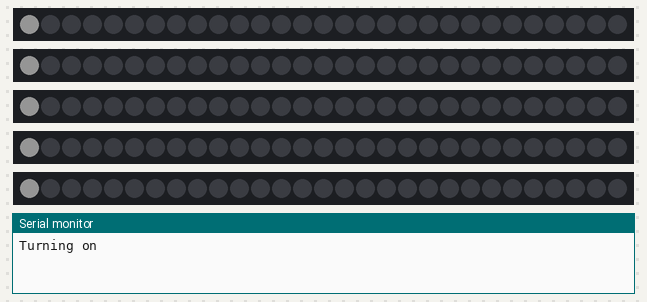
Simulated run of this sketch. Board: Arduino Uno, built with avr-gcc and run on an emulated ATmega328P. Parts: 5 × 29 RGB LEDs in strip order, left to right, the last lines printed to the serial monitor. Dim RGB values are drawn brighter than linear.

Above: at 0.06 s.
At 0.8 s:
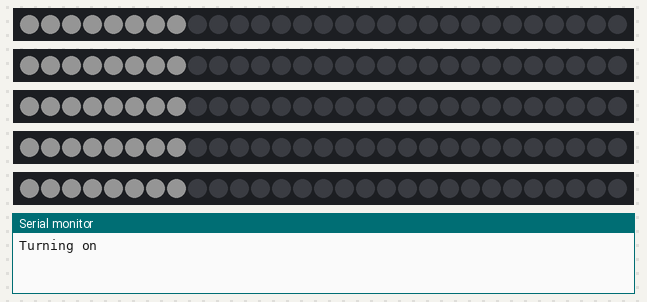
At 1.55 s:
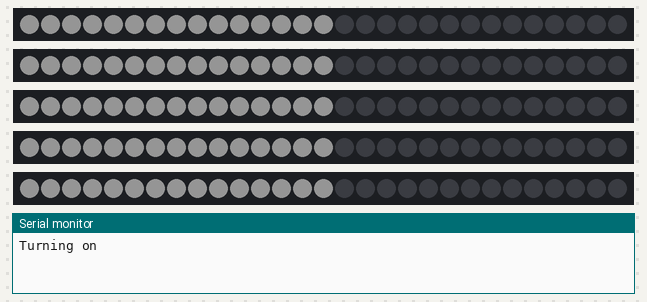
At 3.04 s:
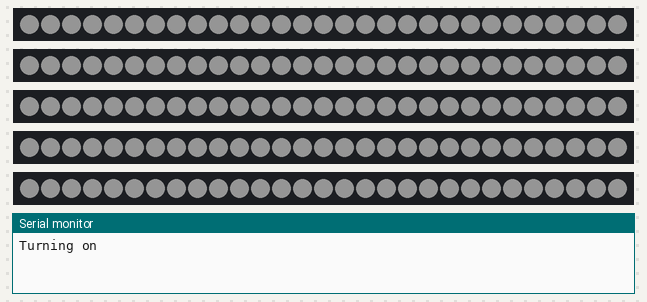
At 4.31 s:
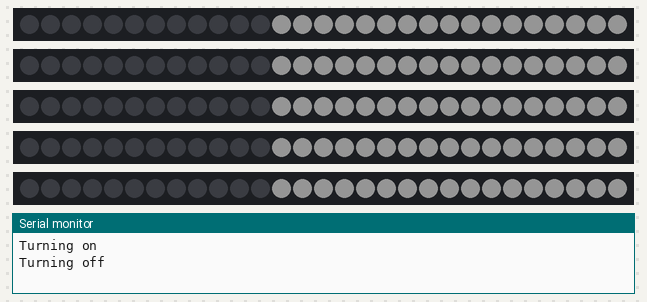
At 5.7 s:
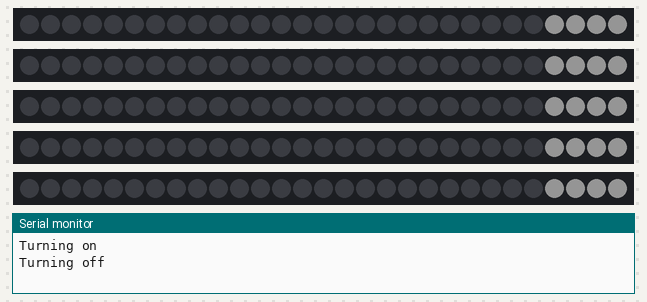

Measured:
- by itself, everything shown: repeats every 6.2 s, in 58 steps

The sketch:

LEDController.ino
```cpp
#include<FastLED.h>
#define LED_PIN_1 5
#define LED_PIN_2 6
#define LED_PIN_3 7
#define LED_PIN_4 8
#define LED_PIN_5 9
#define NUM_LEDS    29
#define red 20
#define blue 20
#define green 20
#define on 0
#define off 1
CRGB leds1[NUM_LEDS];
CRGB leds2[NUM_LEDS];
CRGB leds3[NUM_LEDS];
CRGB leds4[NUM_LEDS];
CRGB leds5[NUM_LEDS];

void setup() {
	// put your setup code here, to run once:
	FastLED.addLeds<WS2812, LED_PIN_1, GRB>(leds1, NUM_LEDS);
	FastLED.addLeds<WS2812, LED_PIN_2, GRB>(leds2, NUM_LEDS);
	FastLED.addLeds<WS2812, LED_PIN_3, GRB>(leds3, NUM_LEDS);
	FastLED.addLeds<WS2812, LED_PIN_4, GRB>(leds4, NUM_LEDS);
	FastLED.addLeds<WS2812, LED_PIN_5, GRB>(leds5, NUM_LEDS);

	Serial.begin(9600);
}

void loop() {
	Serial.println("Turning on");
	for (int i = 0; i < NUM_LEDS; i++) {
		leds1[i] = CRGB(red, green, blue);
		leds2[i] = CRGB(red, green, blue);
		leds3[i] = CRGB(red, green, blue);
		leds4[i] = CRGB(red, green, blue);
		leds5[i] = CRGB(red, green, blue);

		FastLED.show();
		delay(100);
	}


	Serial.println("Turning off");
	for (int i = 0; i < NUM_LEDS; i++) {
		leds1[i] = CRGB(0, 0, 0);
		leds2[i] = CRGB(0, 0, 0);
		leds3[i] = CRGB(0, 0, 0);
		leds4[i] = CRGB(0, 0, 0);
		leds5[i] = CRGB(0, 0, 0);
		FastLED.show();
		delay(100);
	}
	// put your main code here, to run repeatedly:


}
```
